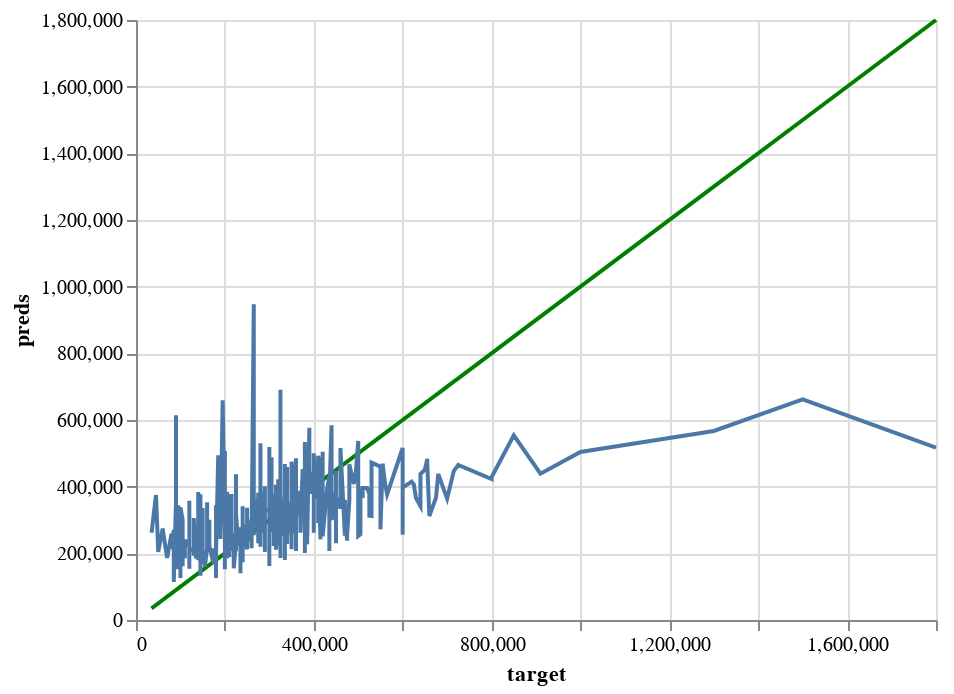

Write notebook code for a chart like this one.
### Code cell
perfect_test = alt.Chart(pd.DataFrame({'target': y_test, 'preds': y_test})).mark_line(color='green').encode(
    x='target',
    y='preds'
)

pred_chart_test = alt.Chart(pd.DataFrame({'target': y_test, 'preds': y_test_pred})).mark_line().encode(
    x='target',
    y='preds'
  )

perfect_test + pred_chart_test

### Figure 1 — Vega-Lite specification as saved in the notebook (floating-point values rounded to 4 significant figures; data arrays with more than 128 entries replaced by an {"elided": "..."} marker saying what was removed)
{"config": {"view": {"continuousWidth": 400, "continuousHeight": 300}}, "layer": [{"data": {"name": "data-1e1d7a67436ceb3379a0f134a3e78a39"}, "mark": {"type": "line", "color": "green"}, "encoding": {"x": {"field": "target", "type": "quantitative"}, "y": {"field": "preds", "type": "quantitative"}}}, {"data": {"name": "data-ded60faa7e071f97dd5cbea5e155709b"}, "mark": "line", "encoding": {"x": {"field": "target", "type": "quantitative"}, "y": {"field": "preds", "type": "quantitative"}}}], "$schema": "https://vega.github.io/schema/vega-lite/v4.17.0.json", "datasets": {"data-1e1d7a67436ceb3379a0f134a3e78a39": {"elided": "599 records"}, "data-ded60faa7e071f97dd5cbea5e155709b": {"elided": "599 records"}}}
